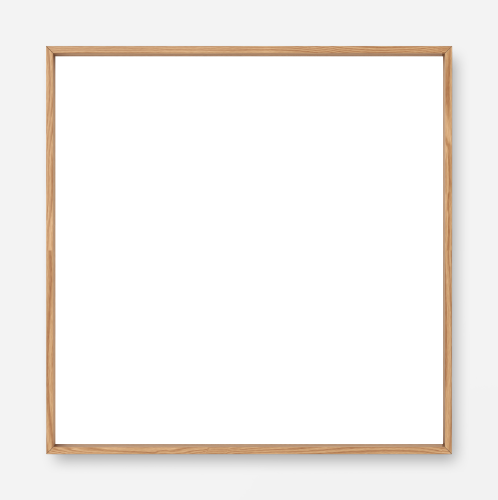
#> input picture scripts/assets/frame-template-square.png, 996 x 1000 px (shown at 1/2 size)
$ python -i warm_backdrops.py   (imports and definitions only)
#> lines starting #> are read from the running program, lines starting #| are printed output that depends on the picture; after the words box and inside, x2 and y2 are one past the last pixel; in counts of white or black regions, pixels touching at a corner belong together
#!/usr/bin/env python3
"""Warm the studio backdrop of the standard product shots for V2.

The catalogue's product images sit on a neutral grey studio backdrop (#F3F3F3).
V2 shows every print on the warm image background (#F7F1EC, the image-bg role),
so this makes a warm copy of each: the backdrop and the frame's soft shadow are
scaled per channel (243 -> 247/241/236), and everything inside the frame is left
exactly as photographed, so no print changes colour.

The originals stay untouched: the Merchant Center feed (app/product-feed.xml)
wants the neutral background. Output: public/images/products/warm/<name>.webp
and lib/warm-images.json, the list V2's image helper reads.

    python3 scripts/v2/warm_backdrops.py            # all products
    python3 scripts/v2/warm_backdrops.py dancer     # one, for a quick look
    python3 scripts/v2/warm_backdrops.py --files new-product-shot.png

Deterministic and repeatable; no image is generated. Run it again when a new
product image arrives.
"""
import json
import sys
from pathlib import Path

import numpy as np
from PIL import Image, ImageFilter

ROOT = Path(__file__).resolve().parents[2]
SRC = ROOT / "public/images/products"
OUT = SRC / "warm"
BACKDROP = np.array([243, 243, 243], dtype=np.float32)
WARM = np.array([247, 241, 236], dtype=np.float32)   # --sa-image-bg


def frame_box(a):
    """The frame's bounding box: pixels clearly unlike the backdrop, shadow excluded."""
    diff = np.abs(a - BACKDROP).max(axis=2)
    sat = a.max(axis=2) - a.min(axis=2)
    solid = (diff > 45) | (sat > 18)          # wood, black and the artwork; soft grey shadow stays out
    rows = np.where(solid.mean(axis=1) > 0.02)[0]
    cols = np.where(solid.mean(axis=0) > 0.02)[0]
    if len(rows) == 0 or len(cols) == 0:
        return None
    return rows[0], rows[-1], cols[0], cols[-1]


def warm(path: Path, out: Path):
#> called with path = '../assets/frame-template-square.png', out = 'out.png'
    im = Image.open(path).convert("RGB")
    a = np.asarray(im).astype(np.float32)
    h, w, _ = a.shape
#> h = 1000; w = 996
    box = frame_box(a)
#> in frame_box, `diff = np.abs(a - BACKDROP).max(axis=2)`:
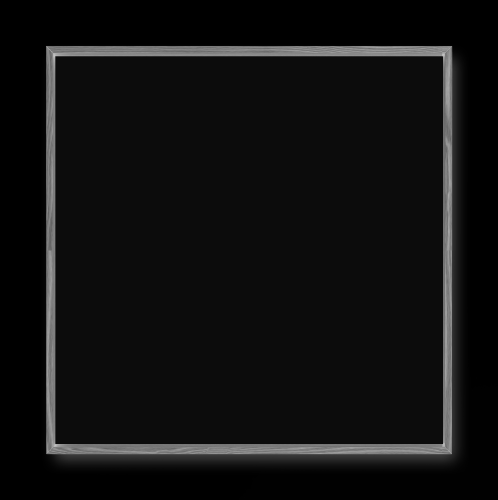
#> diff: shape (1000, 996) float32 (shown at 1/2 size); min 0, max 198, mean 16.7
#> in frame_box, `sat = a.max(axis=2) - a.min(axis=2)`:
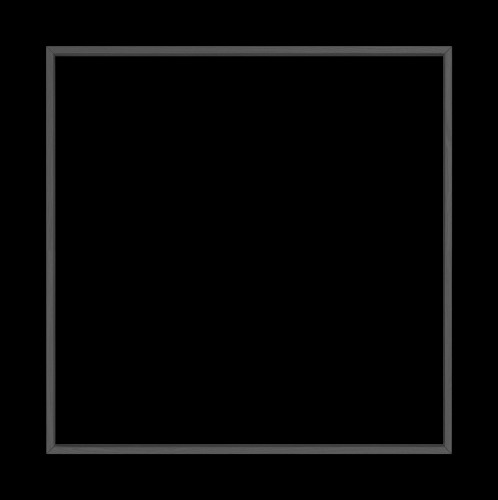
#> sat: shape (1000, 996) float32 (shown at 1/2 size); min 0, max 101, mean 5
#> in frame_box, `solid = (diff > 45) | (sat > 18)`:
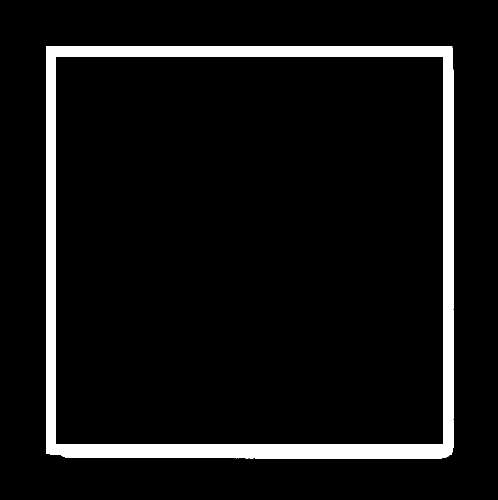
#> solid: shape (1000, 996) bool (shown at 1/2 size); 7.1% white; 1 white region, box (x1, y1, x2, y2) and area: (92, 92, 907, 917) 70885
#> in frame_box, `rows = np.where(solid.mean(axis=1) > 0.02)[0]`: rows = 825 values from 92 to 916
#> in frame_box, `cols = np.where(solid.mean(axis=0) > 0.02)[0]`: cols = 815 values from 92 to 906
#> box = (92, 916, 92, 906)
    # Everything neutral outside the frame is backdrop or shadow: scale it.
    sat = a.max(axis=2) - a.min(axis=2)
    neutral = sat < 10
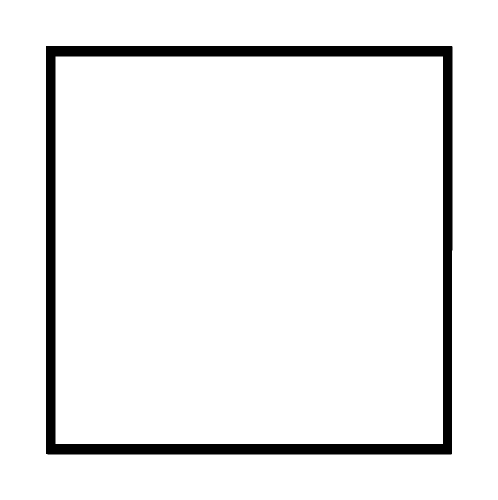
#> neutral: shape (1000, 996) bool (shown at 1/2 size); 93.7% white; 1 black region, box (x1, y1, x2, y2) and area: (92, 92, 905, 909) 63183
    mask = neutral.copy()
    if box:
        t, b, l, r = box
#> t = 92; b = 916; l = 92; r = 906
        mask[t:b + 1, l:r + 1] = False
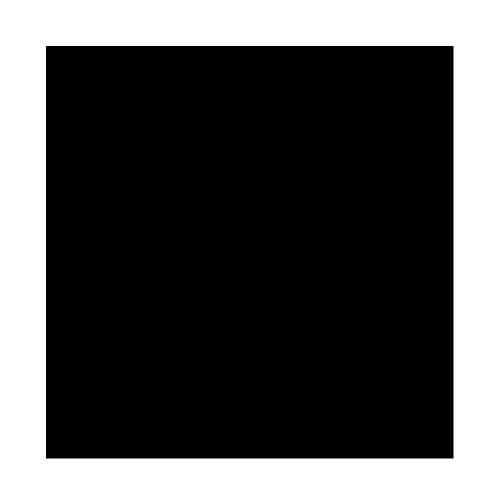
#> mask: shape (1000, 996) bool (shown at 1/2 size); 32.5% white; 1 white region, box (x1, y1, x2, y2) and area: (0, 0, 996, 1000) 323625
    # Feather the mask a touch so the edge of the shadow blends.
    m = np.asarray(Image.fromarray((mask * 255).astype(np.uint8)).filter(ImageFilter.GaussianBlur(1.2))).astype(np.float32) / 255
    scaled = np.clip(a * (WARM / BACKDROP), 0, 255)
    res = a * (1 - m[..., None]) + scaled * m[..., None]
    Image.fromarray(res.round().astype(np.uint8)).save(out, "WEBP", quality=90, method=6)
    return box


def main():
    args = sys.argv[1:]
    if args[:1] == ["--files"]:
        # Fresh previews can be warmed before the catalogue points at them.
        files = [SRC / Path(name).name for name in args[1:]]
        if not files:
            raise ValueError("--files needs at least one PNG filename")
    else:
        products = json.loads((ROOT / "public/notion-data/products.json").read_text())
        only = set(args)
        files = [ROOT / "public" / p["image"].lstrip("/") for p in products
                 if p.get("image") and (not only or p["slug"] in only)]
    manifest_path = ROOT / "lib/warm-images.json"
    manifest = json.loads(manifest_path.read_text()) if manifest_path.exists() else {}
    OUT.mkdir(parents=True, exist_ok=True)
    for f in files:
        if not f.exists() or f.suffix.lower() != ".png":
            continue
        out = OUT / (f.stem + ".webp")
        box = warm(f, out)
        src = "/" + str(f.relative_to(ROOT / "public"))
        manifest[src] = "/" + str(out.relative_to(ROOT / "public"))
        print(f.stem, "frame", box, "->", out.name)
    manifest_path.write_text(json.dumps(dict(sorted(manifest.items())), indent=2) + "\n")


# [2 lines not run here, left out]

>>> result = warm('../assets/frame-template-square.png', 'out.png')
#> result = (92, 916, 92, 906)
